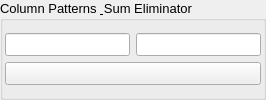
         <widget class="QGroupBox" name="groupBox_23">
          <property name="font">
           <font>
            <pointsize>10</pointsize>
            <kerning>true</kerning>
           </font>
          </property>
          <property name="title">
           <string>Column Patterns &amp; Sum Eliminator</string>
          </property>
          <layout class="QVBoxLayout" name="verticalLayout_49">
           <property name="leftMargin">
            <number>2</number>
           </property>
           <property name="topMargin">
            <number>2</number>
           </property>
           <property name="rightMargin">
            <number>2</number>
           </property>
           <property name="bottomMargin">
            <number>2</number>
           </property>
           <item>
            <layout class="QHBoxLayout" name="horizontalLayout_40" stretch="3">
             <item>
              <layout class="QVBoxLayout" name="verticalLayout_50">
               <item>
                <layout class="QHBoxLayout" name="horizontalLayout_42">
                 <item>
                  <widget class="QLineEdit" name="lineEdit_20"/>
                 </item>
                 <item>
                  <widget class="QLineEdit" name="lineEdit_21"/>
                 </item>
                </layout>
               </item>
               <item>
                <layout class="QHBoxLayout" name="horizontalLayout_41">
                 <item>
                  <widget class="QPushButton" name="pushButton_54">
                   <property name="text">
                    <string/>
                   </property>
                   <property name="icon">
                    <iconset>
                     <normaloff>assets/plus.png</normaloff>assets/plus.png</iconset>
                   </property>
                  </widget>
                 </item>
                </layout>
               </item>
              </layout>
             </item>
            </layout>
           </item>
          </layout>
         </widget>
